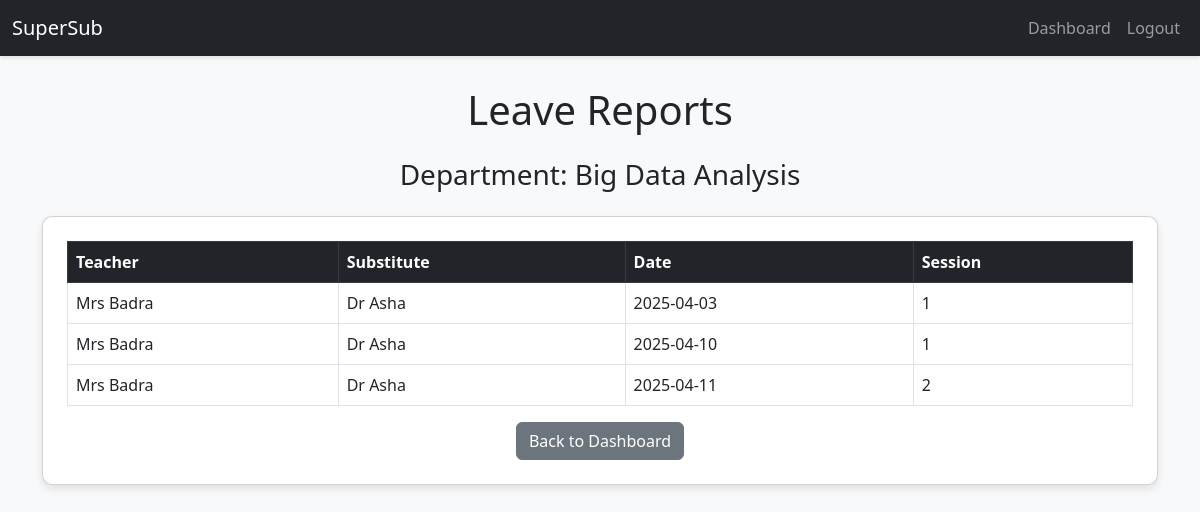
/report (signed in), run on the app's committed database.
### models.py (models this page shows, shortened)
class User(UserMixin, db.Model):
    id = db.Column(db.Integer, primary_key=True)
    username = db.Column(db.String(80), unique=True, nullable=False)
    email = db.Column(db.String(120), unique=True, nullable=False)
    password_hash = db.Column(db.String(128), nullable=False)
    role = db.Column(db.String(20), nullable=False)  # "HOD" or "Teacher"
    department = db.Column(db.String(50), nullable=False)

class LeaveRequest(db.Model):
    id = db.Column(db.Integer, primary_key=True)
    teacher_id = db.Column(db.Integer, db.ForeignKey('user.id'), nullable=False)
    substitute_id = db.Column(db.Integer, db.ForeignKey('user.id'), nullable=True)
    date = db.Column(db.Date, nullable=False)  # Specific date, e.g., 2025-04-10
    session = db.Column(db.Integer, nullable=False)
    teacher = db.relationship('User', foreign_keys=[teacher_id])
    substitute = db.relationship('User', foreign_keys=[substitute_id])

### flask_app.py (the view)
@app.route('/report')
@login_required
def report():
    from models import User, LeaveRequest
    if current_user.role != "HOD":
        flash('Only HODs can view reports.', 'danger')
        return redirect(url_for('dashboard'))
    leaves = LeaveRequest.query.join(User, LeaveRequest.teacher_id == User.id).filter(User.department == current_user.department).all()
    return render_template('report.html', leaves=leaves)

### flask_app.py (called while the page is built)
@login_manager.user_loader
def load_user(user_id):
    return User.query.get(int(user_id))

### templates/report.html (shortened to what this page needs)
{% extends "base.html" %}
{% block content %}
<div class="animate__animated animate__fadeIn">
    <h1 class="text-center mb-4">Leave Reports</h1>
    <h3 class="text-center mb-4">Department: {{ current_user.department }}</h3>
    <div class="card p-4">
        <table class="table table-bordered table-hover">
            <thead class="table-dark">
                <tr>
                    <th>Teacher</th>
                    <th>Substitute</th>
                    <th>Date</th>
                    <th>Session</th>
                </tr>
            </thead>
            <tbody>
                {% for leave in leaves %}
                    <tr>
                        <td>{{ leave.teacher.username }}</td>
                        <td>{{ leave.substitute.username }}</td>
                        <td>{{ leave.date }}</td>
                        <td>{{ leave.session }}</td>
                    </tr>
                {% endfor %}
            </tbody>
        </table>
        <div class="text-center">
            <a href="{{ url_for('dashboard') }}" class="btn btn-secondary">Back to Dashboard</a>
        </div>
    </div>
</div>
{% endblock %}

### templates/base.html (style rules this page uses)
body { background-color: #f8f9fa; padding-top: 70px; }
.card { border-radius: 10px; box-shadow: 0 4px 8px rgba(0, 0, 0, 0.1); }
.table th, .table td { vertical-align: middle; }

### data on the page
User: department "Big Data Analysis"
LeaveRequest: teacher.username "Mrs Badra", substitute.username "Dr Asha", date "2025-04-03", session "1"
LeaveRequest: teacher.username "Mrs Badra", substitute.username "Dr Asha", date "2025-04-10", session "1"
LeaveRequest: teacher.username "Mrs Badra", substitute.username "Dr Asha", date "2025-04-11", session "2"
